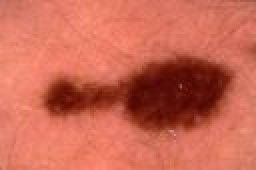
%> input picture HW2/melanome1.jpg, 128 x 85 px (shown 2 times larger)
$ octave Q1.m   (GNU Octave 9; MATLAB toolbox functions it lacks are replaced by stand-ins)
%> lines starting %> are read from the running program, lines starting %| are printed output that depends on the picture; in (x1, y1, x2, y2) boxes, pixels count from 0 and x2, y2 are one past the last pixel; in counts of white or black regions, pixels touching at a corner belong together; the program's own positions count from 1
clear; close all; clc;
img1 = imread("melanome1.jpg");
%> img1 is the input picture: size 85x128x3 uint8; mean R, G, B 203, 103.8, 83.4
img2 = imread("melanome2.jpg");
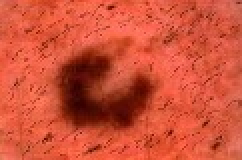
%> input picture HW2/melanome2.jpg, 121 x 80 px (shown 2 times larger)
%> img2 is the input picture: size 80x121x3 uint8; mean R, G, B 207.4, 81.4, 56.6
img3 = imread("melanome3.jpg");
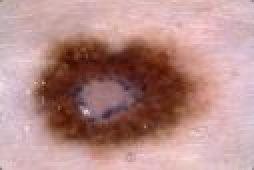
%> input picture HW2/melanome3.jpg, 127 x 85 px (shown 2 times larger)
%> img3 is the input picture: size 85x127x3 uint8; mean R, G, B 181.5, 140.7, 137.2
img4 = imread("melanome4.JPG");
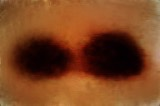
%> input picture HW2/melanome4.JPG, 160 x 106 px
%> img4 is the input picture: size 106x160x3 uint8; mean R, G, B 124.3, 68, 32.3
%% binarize
img1Bin = ~im2bw(img1, 0.25); %#ok<IM2BW>
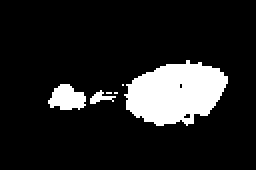
%> img1Bin: size 85x128 logical (shown 2 times larger); 13% white; 6 white regions (3 under 20 px), largest, box (x1, y1, x2, y2) and area: (62, 30, 114, 63) 1194, (24, 42, 43, 55) 175, (45, 45, 58, 52) 41
img2Bin = ~im2bw(img2, 0.25); %#ok<IM2BW>
%> img2Bin: size 80x121 logical; 10.2% white; 34 white regions (33 under 20 px), largest, box (x1, y1, x2, y2) and area: (30, 27, 76, 64) 943
img3Bin = ~im2bw(img3, 0.25); %#ok<IM2BW>
%> img3Bin: size 85x127 logical; 13.3% white; 12 white regions (10 under 20 px), largest, box (x1, y1, x2, y2) and area: (20, 24, 92, 69) 1312, (45, 60, 71, 69) 105
img4Bin = ~im2bw(img4, 0.25); %#ok<IM2BW>
%> img4Bin: size 106x160 logical; 29.6% white; 2 white regions (1 under 20 px), largest, box (x1, y1, x2, y2) and area: (11, 30, 146, 81) 5020

figure;
subplot(2,2,1)
imshow(img1Bin)
title("melanome 1", "Interpreter","latex")
subplot(2,2,2)
imshow(img2Bin)
title("melanome 2", "Interpreter","latex")
subplot(2,2,3)
imshow(img3Bin)
title("melanome 3", "Interpreter","latex")
subplot(2,2,4)
imshow(img4Bin)
title("melanome 4", "Interpreter","latex")
figure;
subplot(2,2,1)
imshow(img1)
title("melanome 1", "Interpreter","latex")
subplot(2,2,2)
imshow(img2)
title("melanome 2", "Interpreter","latex")
subplot(2,2,3)
imshow(img3)
title("melanome 3", "Interpreter","latex")
subplot(2,2,4)
imshow(img4)
title("melanome 4", "Interpreter","latex")
%% part a
se1 = strel("square", 7);
se2 = strel("square", 3);
img1Enh = imdilate(img1Bin, se1);
%> img1Enh: size 85x128 logical; 21.6% white; 1 white region, box (x1, y1, x2, y2) and area: (21, 27, 117, 66) 2350
img1Enh = imerode(img1Enh, se2);
%> img1Enh: size 85x128 logical; 19% white; 1 white region, box (x1, y1, x2, y2) and area: (22, 28, 116, 65) 2064

figure;
subplot(2, 2, 1)
imshow(img1Enh)
title("final mask", "Interpreter","latex", "FontSize", 20)
subplot(2, 2, 2)
imshow(uint8(img1Enh).*img1)
title("hit", "Interpreter","latex", "FontSize", 20)
subplot(2, 2, 3)
imshow(uint8(~img1Enh).*img1)
title("miss", "Interpreter","latex", "FontSize", 20)
subplot(2, 2, 4)
imshow(img1)
title("original image", "Interpreter","latex", "FontSize", 20)
%% part b
se1 = strel("square", 3);
img2Enh = imerode(img2Bin, se1);
%> img2Enh: size 80x121 logical; 7.3% white; 1 white region, box (x1, y1, x2, y2) and area: (31, 28, 74, 62) 710
img2Enh = imdilate(img2Enh, se1);
%> img2Enh: size 80x121 logical; 9.5% white; 1 white region, box (x1, y1, x2, y2) and area: (30, 27, 75, 63) 922

figure;
subplot(2, 2, 1)
imshow(img2Enh)
title("final mask", "Interpreter","latex", "FontSize", 20)
subplot(2, 2, 2)
imshow(uint8(img2Enh).*img2)
title("hit", "Interpreter","latex", "FontSize", 20)
subplot(2, 2, 3)
imshow(uint8(~img2Enh).*img2)
title("miss", "Interpreter","latex", "FontSize", 20)
subplot(2, 2, 4)
imshow(img2)
title("original image", "Interpreter","latex", "FontSize", 20)
%% part c
se1 = strel("square", 5);
se2 = strel("square", 3);
img3Enh = imdilate(img3Bin, se1);
%> img3Enh: size 85x127 logical; 23.4% white; 1 white region, box (x1, y1, x2, y2) and area: (18, 22, 94, 71) 2523
img3Enh = imclose(img3Enh, se1);
%> img3Enh: size 85x127 logical; 23.6% white; 1 white region, box (x1, y1, x2, y2) and area: (18, 22, 94, 71) 2551
img3Enh = imfill(img3Enh, "holes");
%> img3Enh: size 85x127 logical; 26.5% white; 1 white region, box (x1, y1, x2, y2) and area: (18, 22, 94, 71) 2864
img3Enh = imerode(img3Enh, se2);
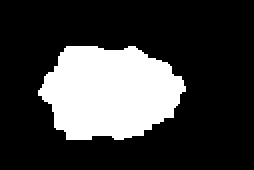
%> img3Enh: size 85x127 logical (shown 2 times larger); 24.2% white; 1 white region, box (x1, y1, x2, y2) and area: (19, 23, 93, 70) 2610

figure;
subplot(2, 2, 1)
imshow(img3Enh)
title("final mask", "Interpreter","latex", "FontSize", 20)
subplot(2, 2, 2)
imshow(uint8(img3Enh).*img3)
title("hit", "Interpreter","latex", "FontSize", 20)
subplot(2, 2, 3)
imshow(uint8(~img3Enh).*img3)
title("miss", "Interpreter","latex", "FontSize", 20)
subplot(2, 2, 4)
imshow(img3)
title("original image", "Interpreter","latex", "FontSize", 20)
%% part d
img4Enh = imopen(img4Bin, strel("square", 17));
%> img4Enh: size 106x160 logical; 28.9% white; 2 white regions, box (x1, y1, x2, y2) and area: (77, 32, 145, 80) 2699, (13, 37, 76, 79) 2207
img4Enh = imerode(img4Enh, strel("square", 10));
%> img4Enh: size 106x160 logical; 18.2% white; 2 white regions, box (x1, y1, x2, y2) and area: (81, 36, 140, 75) 1736, (17, 41, 71, 74) 1343
img4Enh = imdilate(img4Enh, strel("square", 7));
%> img4Enh: size 106x160 logical; 25.1% white; 2 white regions, box (x1, y1, x2, y2) and area: (78, 33, 143, 78) 2360, (14, 38, 74, 77) 1901
img4Enh = imopen(img4Enh, strel("square", 20));
%> img4Enh: size 106x160 logical; 23.8% white; 2 white regions, box (x1, y1, x2, y2) and area: (82, 33, 141, 78) 2259, (15, 38, 68, 77) 1785

figure;
subplot(2, 2, 1)
imshow(img4Enh)
title("final mask", "Interpreter","latex", "FontSize", 20)
subplot(2, 2, 2)
imshow(uint8(img4Enh).*img4)
title("hit", "Interpreter","latex", "FontSize", 20)
subplot(2, 2, 3)
imshow(uint8(~img4Enh).*img4)
title("miss", "Interpreter","latex", "FontSize", 20)
subplot(2, 2, 4)
imshow(img4)
title("original image", "Interpreter","latex", "FontSize", 20)
%% part e
[L, n] = bwlabeln(img4Enh);
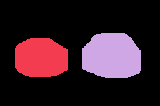
%> L: size 106x160 double; 3 distinct labels, from 0 to 2; one colour per label, 0 black
%> n = 2
figure;
subplot(1, 2, 1)
imshow(L == 1)
title("first component", "Interpreter","latex")
subplot(1, 2, 2)
imshow(L == 2)
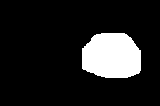
%> displayed picture: size 106x160 logical; 13.3% white; 1 white region, box (x1, y1, x2, y2) and area: (82, 33, 141, 78) 2259
title("second component", "Interpreter","latex")
str = "number of components = " + num2str(n);
%> str = 'number of components = 2'
disp(str)
%| number of components = 2
